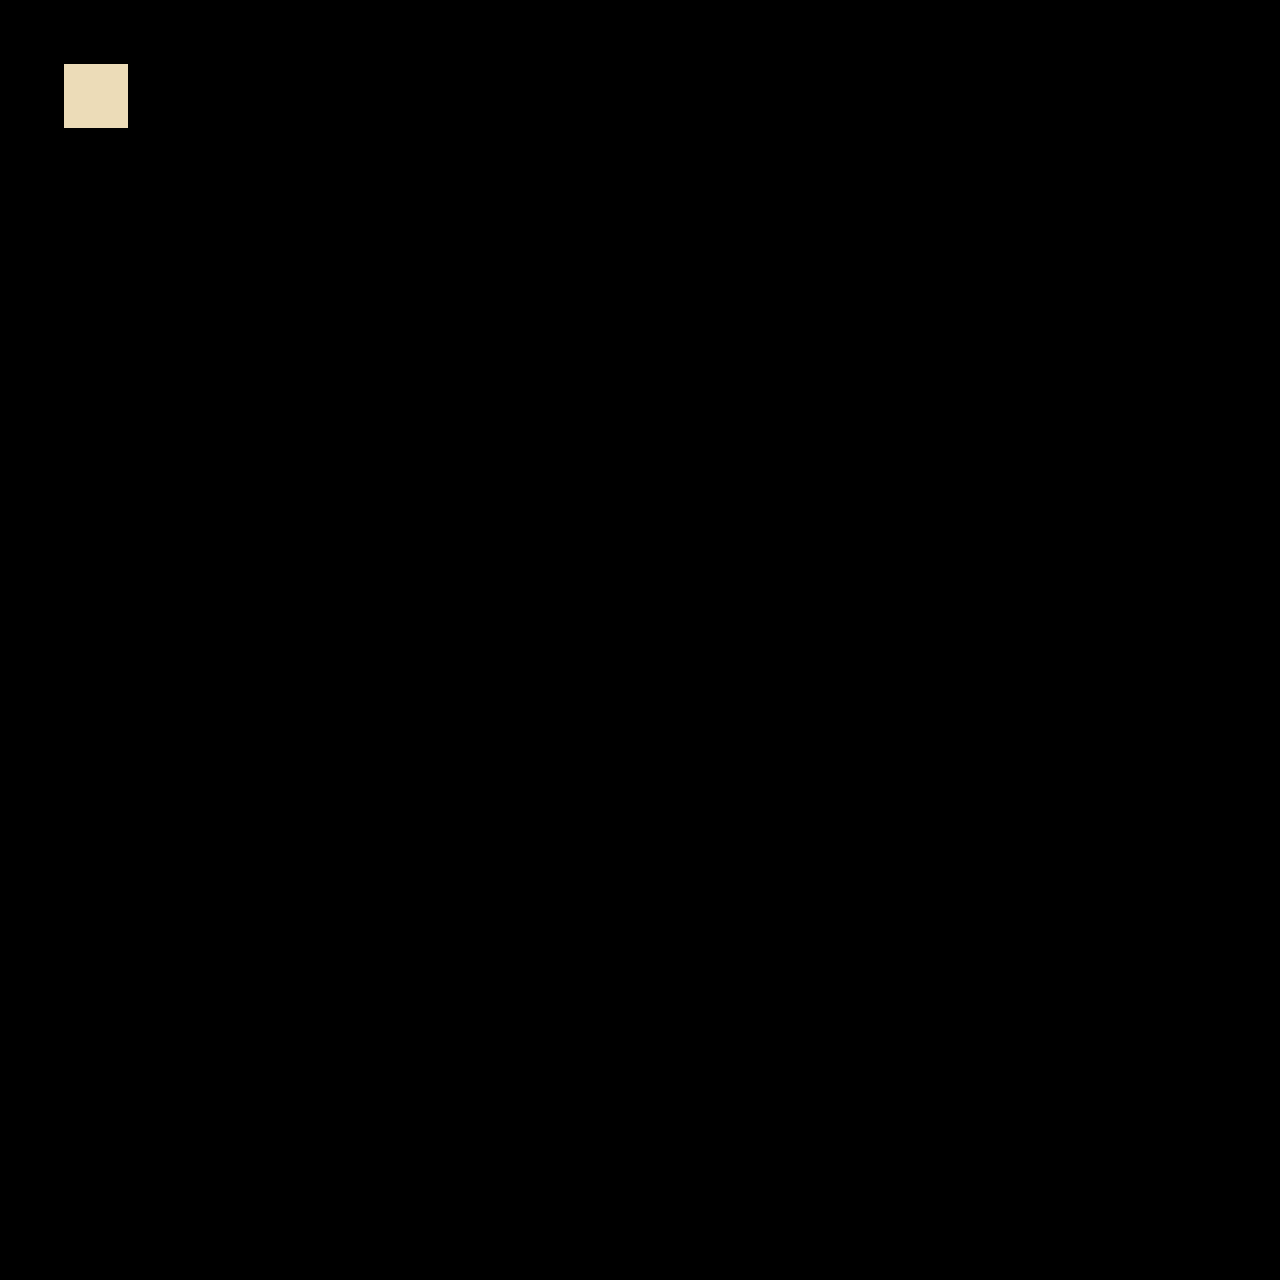

Tiled map render using the project's own tile images. Description and the map definition, with tile-layer contents summarised, below:
An orthogonal 20x20 tile map with 64x64 px tiles, 22 tile layers (regions, input_doodads, output1_doodads, output2_doodads, ...), 2 tilesets.

<map version="1.2" tiledversion="1.3.4" orientation="orthogonal" renderorder="right-down" width="20" height="20" tilewidth="64" tileheight="64" infinite="0" nextlayerid="24" nextobjectid="1">
 <tileset firstgid="1" source="tower_defense_64.tsx" />
 <tileset firstgid="300" source="pirates_64.tsx" />
 <layer id="1" name="regions" width="20" height="20">
  <data>[400 cells, 1 non-empty, 1 distinct tile ids]</data>
 </layer>
 <layer id="2" name="input_doodads" width="20" height="20">
  <data>[400 cells, 1 non-empty, 1 distinct tile ids]</data>
 </layer>
 <layer id="3" name="output1_doodads" width="20" height="20">
  <data>[400 cells, 1 non-empty, 1 distinct tile ids]</data>
 </layer>
 <layer id="4" name="output2_doodads" width="20" height="20">
  <data>[400 cells, 1 non-empty, 1 distinct tile ids]</data>
 </layer>
 <layer id="5" name="output3_doodads" width="20" height="20">
  <data>[400 cells, 1 non-empty, 1 distinct tile ids]</data>
 </layer>
 <layer id="6" name="output4_doodads" width="20" height="20">
  <data>[400 cells, 1 non-empty, 1 distinct tile ids]</data>
 </layer>
 <layer id="7" name="output5_doodads" width="20" height="20">
  <data>[400 cells, 1 non-empty, 1 distinct tile ids]</data>
 </layer>
 <layer id="8" name="output6_doodads" width="20" height="20">
  <data>[400 cells, 1 non-empty, 1 distinct tile ids]</data>
 </layer>
 <layer id="9" name="output7_doodads" width="20" height="20">
  <data>[400 cells, 1 non-empty, 1 distinct tile ids]</data>
 </layer>
 <layer id="10" name="output8_doodads" width="20" height="20">
  <data>[400 cells, 1 non-empty, 1 distinct tile ids]</data>
 </layer>
 <layer id="11" name="output9_doodads" width="20" height="20">
  <data>[400 cells, 1 non-empty, 1 distinct tile ids]</data>
 </layer>
 <layer id="12" name="output10_doodads" width="20" height="20">
  <data>[400 cells, 1 non-empty, 1 distinct tile ids]</data>
 </layer>
 <layer id="13" name="output11_doodads" width="20" height="20">
  <data>[400 cells, 1 non-empty, 1 distinct tile ids]</data>
 </layer>
 <layer id="14" name="output12_doodads" width="20" height="20">
  <data>[400 cells, 1 non-empty, 1 distinct tile ids]</data>
 </layer>
 <layer id="16" name="output13_doodads" width="20" height="20">
  <data>[400 cells, 1 non-empty, 1 distinct tile ids]</data>
 </layer>
 <layer id="17" name="output14_doodads" width="20" height="20">
  <data>[400 cells, 1 non-empty, 1 distinct tile ids]</data>
 </layer>
 <layer id="18" name="output15_doodads" width="20" height="20">
  <data>[400 cells, 1 non-empty, 1 distinct tile ids]</data>
 </layer>
 <layer id="19" name="output16_doodads" width="20" height="20">
  <data>[400 cells, 1 non-empty, 1 distinct tile ids]</data>
 </layer>
 <layer id="20" name="output17_doodads" width="20" height="20">
  <data>[400 cells, 1 non-empty, 1 distinct tile ids]</data>
 </layer>
 <layer id="21" name="output18_doodads" width="20" height="20">
  <data>[400 cells, 1 non-empty, 1 distinct tile ids]</data>
 </layer>
 <layer id="22" name="output19_doodads" width="20" height="20">
  <data>[400 cells, 1 non-empty, 1 distinct tile ids]</data>
 </layer>
 <layer id="23" name="output20_doodads" width="20" height="20">
  <data>[400 cells, 1 non-empty, 1 distinct tile ids]</data>
 </layer>
</map>
